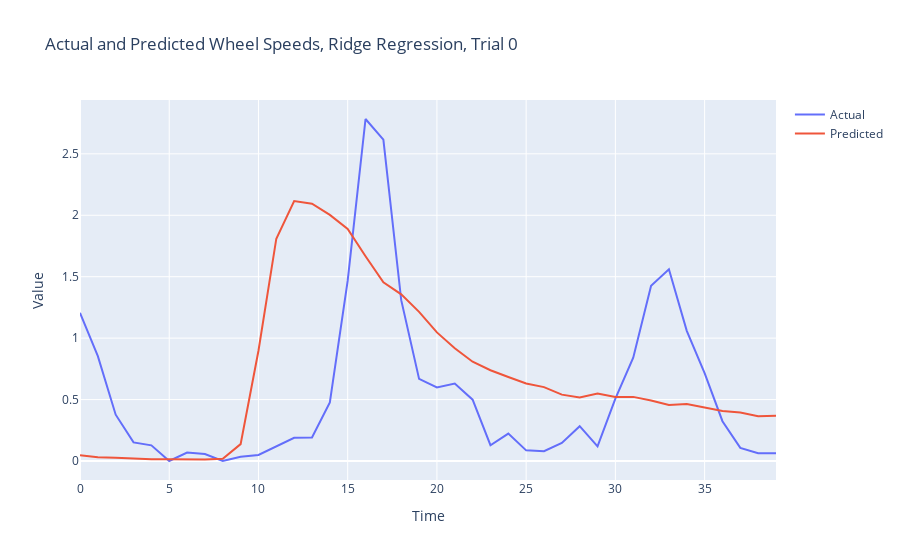
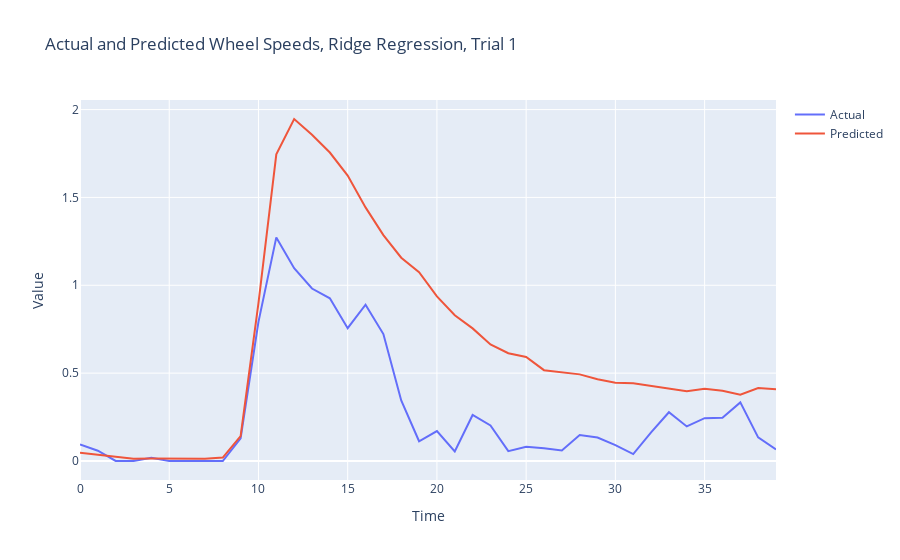

Notebook source saved alongside these figures, in order:
### Code cell
# Plot the predicted wheel speeds against the actual wheel speeds
for t in range(3):
    fig = go.Figure()
    fig.add_trace(go.Scatter(y=Y_test_new[t], name='Actual'))
    fig.add_trace(go.Scatter(y=Y_pred[t], name='Predicted'))
    fig.update_layout(title=f'Actual and Predicted Wheel Speeds, Ridge Regression, Trial {t}', xaxis_title='Time', yaxis_title='Value')
    fig.show()

### Figure 1 — Plotly figure (JSON) as saved in the notebook; plotly's stock layout.template omitted (floating-point values rounded to 4 significant figures)
{"data": [{"name": "Actual", "type": "scatter", "y": [1.206, 0.853, 0.3768, 0.1515, 0.1276, 0, 0.06862, 0.05673, 0, 0.03423, 0.04892, 0.1178, 0.1893, 0.1916, 0.4775, 1.467, 2.784, 2.616, 1.309, 0.6681, 0.5986, 0.6297, 0.4989, 0.1284, 0.223, 0.08649, 0.07972, 0.1475, 0.2837, 0.1185, 0.5069, 0.8403, 1.427, 1.56, 1.059, 0.7144, 0.3238, 0.1065, 0.06272, 0.06267]}, {"name": "Predicted", "type": "scatter", "y": [0.04653, 0.03042, 0.02652, 0.01754, 0.01425, 0.01337, 0.01038, 0.01202, 0.01736, 0.1372, 0.8971, 1.809, 2.116, 2.094, 2.003, 1.888, 1.666, 1.455, 1.356, 1.214, 1.047, 0.9169, 0.8077, 0.7385, 0.6836, 0.6313, 0.6014, 0.54, 0.5161, 0.5489, 0.5201, 0.5219, 0.493, 0.4558, 0.4645, 0.4336, 0.4078, 0.3943, 0.3641, 0.3682]}], "layout": {"title": {"text": "Actual and Predicted Wheel Speeds, Ridge Regression, Trial 0"}, "xaxis": {"title": {"text": "Time"}}, "yaxis": {"title": {"text": "Value"}}}}

### Figure 2 — Plotly figure (JSON) as saved in the notebook; plotly's stock layout.template omitted (floating-point values rounded to 4 significant figures)
{"data": [{"name": "Actual", "type": "scatter", "y": [0.09366, 0.05838, 0.0002694, 0, 0.01905, 0, 0, 0, 0, 0.1294, 0.7919, 1.273, 1.097, 0.9815, 0.926, 0.7557, 0.8896, 0.7226, 0.3447, 0.1124, 0.17, 0.0547, 0.262, 0.2021, 0.05629, 0.08163, 0.07292, 0.05969, 0.1483, 0.1336, 0.09053, 0.03972, 0.1627, 0.2776, 0.1969, 0.2438, 0.2465, 0.3337, 0.1345, 0.06568]}, {"name": "Predicted", "type": "scatter", "y": [0.04716, 0.0351, 0.02197, 0.01328, 0.0145, 0.01241, 0.01051, 0.01214, 0.01932, 0.1413, 0.899, 1.745, 1.946, 1.857, 1.756, 1.624, 1.443, 1.285, 1.157, 1.074, 0.9369, 0.8292, 0.7546, 0.6631, 0.6134, 0.5918, 0.5169, 0.5048, 0.4931, 0.4648, 0.4453, 0.443, 0.4283, 0.4156, 0.3975, 0.4109, 0.3994, 0.3772, 0.4157, 0.4077]}], "layout": {"title": {"text": "Actual and Predicted Wheel Speeds, Ridge Regression, Trial 1"}, "xaxis": {"title": {"text": "Time"}}, "yaxis": {"title": {"text": "Value"}}}}
